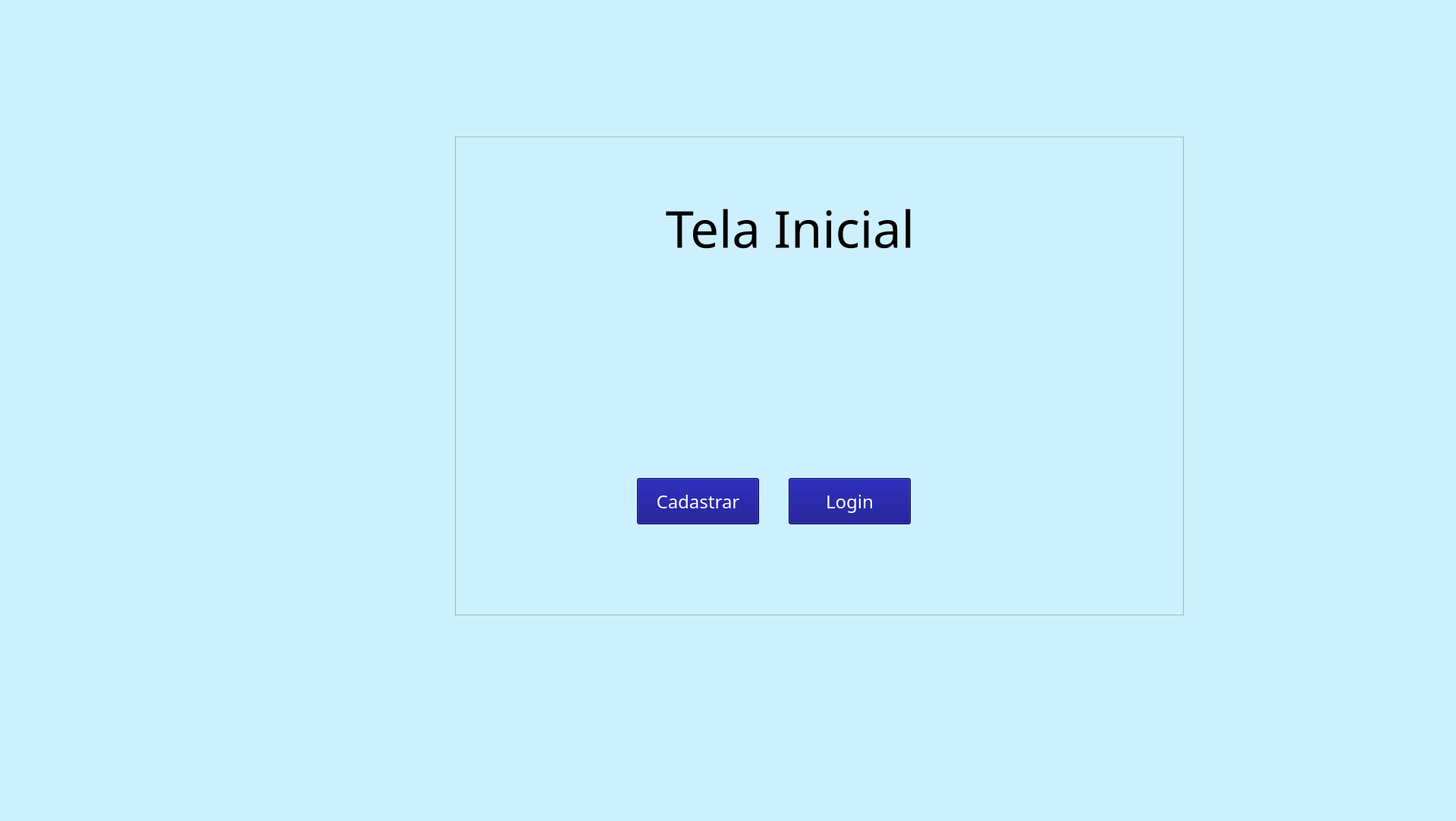
<?xml version="1.0" encoding="UTF-8"?>
<ui version="4.0">
 <class>MainWindow</class>
 <widget class="QMainWindow" name="MainWindow">
  <property name="geometry">
   <rect>
    <x>0</x>
    <y>0</y>
    <width>1920</width>
    <height>1082</height>
   </rect>
  </property>
  <property name="windowTitle">
   <string>Kitton Informatica </string>
  </property>
  <property name="windowIcon">
   <iconset>
    <normaloff>../../../Downloads/K-removebg-preview.png</normaloff>../../../Downloads/K-removebg-preview.png</iconset>
  </property>
  <property name="styleSheet">
   <string notr="true">background-color: rgb(205,240,255);</string>
  </property>
  <widget class="QWidget" name="centralwidget">
   <widget class="QPushButton" name="Button_Cadastrar">
    <property name="geometry">
     <rect>
      <x>840</x>
      <y>630</y>
      <width>161</width>
      <height>61</height>
     </rect>
    </property>
    <property name="font">
     <font>
      <family>Segoe Print</family>
      <pointsize>18</pointsize>
     </font>
    </property>
    <property name="cursor">
     <cursorShape>PointingHandCursor</cursorShape>
    </property>
    <property name="styleSheet">
     <string notr="true">QPushButton{
background-color: rgb(0, 0, 127);
	color: rgb(255, 255, 255);
}
QPushButton:hover
{
   background-color:white;
	color: rgb(0, 0, 0);
}</string>
    </property>
    <property name="text">
     <string>Cadastrar</string>
    </property>
   </widget>
   <widget class="QPushButton" name="Button_Login">
    <property name="geometry">
     <rect>
      <x>1040</x>
      <y>630</y>
      <width>161</width>
      <height>61</height>
     </rect>
    </property>
    <property name="font">
     <font>
      <family>Segoe Print</family>
      <pointsize>18</pointsize>
     </font>
    </property>
    <property name="cursor">
     <cursorShape>PointingHandCursor</cursorShape>
    </property>
    <property name="styleSheet">
     <string notr="true">QPushButton{
background-color: rgb(0, 0, 127);
	color: rgb(255, 255, 255);
}
QPushButton:hover
{
   background-color:white;
	color: rgb(0, 0, 0);
}</string>
    </property>
    <property name="text">
     <string>Login</string>
    </property>
   </widget>
   <widget class="QFrame" name="frame">
    <property name="geometry">
     <rect>
      <x>600</x>
      <y>180</y>
      <width>961</width>
      <height>631</height>
     </rect>
    </property>
    <property name="frameShape">
     <enum>QFrame::StyledPanel</enum>
    </property>
    <property name="frameShadow">
     <enum>QFrame::Raised</enum>
    </property>
    <widget class="QLabel" name="Tela_inicial">
     <property name="geometry">
      <rect>
       <x>90</x>
       <y>70</y>
       <width>721</width>
       <height>101</height>
      </rect>
     </property>
     <property name="font">
      <font>
       <family>Segoe Print</family>
       <pointsize>50</pointsize>
      </font>
     </property>
     <property name="text">
      <string>Tela Inicial </string>
     </property>
     <property name="alignment">
      <set>Qt::AlignCenter</set>
     </property>
    </widget>
    <widget class="QLabel" name="Imagem">
     <property name="geometry">
      <rect>
       <x>220</x>
       <y>120</y>
       <width>391</width>
       <height>361</height>
      </rect>
     </property>
     <property name="text">
      <string/>
     </property>
     <property name="pixmap">
      <pixmap>../../../Downloads/K-removebg-preview (1).png</pixmap>
     </property>
     <property name="scaledContents">
      <bool>true</bool>
     </property>
    </widget>
    <zorder>Imagem</zorder>
    <zorder>Tela_inicial</zorder>
   </widget>
   <zorder>frame</zorder>
   <zorder>Button_Cadastrar</zorder>
   <zorder>Button_Login</zorder>
  </widget>
 </widget>
 <resources/>
 <connections/>
</ui>
